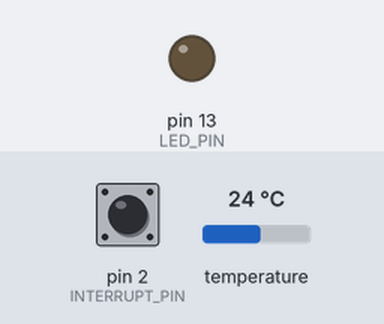
Recording of a sketch running on a simulated Arduino Uno, built with avr-gcc and run on an emulated ATmega328P. On the bench: output pins drawn as LEDs (lit = HIGH). The test bench sets the inputs (shaded band); at power-on: temperature 24 °C, pin 2 (INTERRUPT_PIN) LOW. The sensor or clock chip raises its interrupt line as the real part does; what the sketch prints to the serial monitor is not drawn.

Above: at 0.1 s.
At 1.08 s:
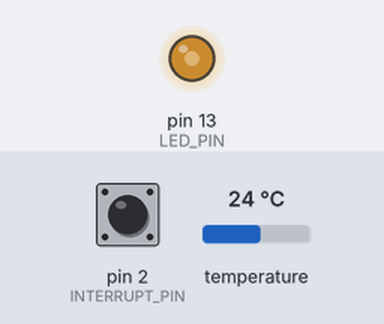
1.8 s: temperature set to 12 °C
4.8 s: temperature set to 19 °C
Timing chart, 0 to 13.8 s (numbered marks = the images above; inputs shaded):
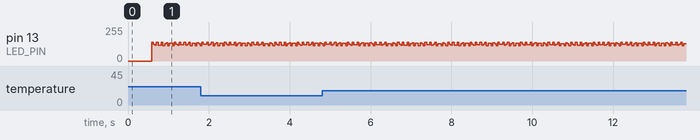

The sketch:

MPU6050.ino
```cpp
#include "I2Cdev.h"
#include "MPU6050_6Axis_MotionApps20.h"

#if I2CDEV_IMPLEMENTATION == I2CDEV_ARDUINO_WIRE
#include "Wire.h"
#endif

MPU6050 mpu;
#define INTERRUPT_PIN 2
#define LED_PIN 13
bool blinkState = false;

bool dmpReady = false;
volatile bool mpuInterrupt = false;
uint8_t mpuIntStatus;
uint8_t devStatus;
uint16_t packetSize;
uint16_t fifoCount;
uint8_t fifoBuffer[64];

Quaternion q;


uint8_t teapotPacket[28] = { '$', 0x03, 0,0, 0,0, 0,0, 0,0, 0,0, 0,0, 0,0, 0,0, 0,0, 0,0, 0,0, 0x00, 0x00, '\r', '\n' };

void dmpDataReady() {
    mpuInterrupt = true;
}

void setup() {
    #if I2CDEV_IMPLEMENTATION == I2CDEV_ARDUINO_WIRE
    Wire.begin();
    Wire.setClock(400000);
    #elif I2CDEV_IMPLEMENTATION == I2CDEV_BUILTIN_FASTWIRE
    Fastwire::setup(400, true);
    #endif

    Serial.begin(115200);
    while (!Serial);

    Serial.println(F("Initializing I2C devices..."));
    mpu.initialize();
    pinMode(INTERRUPT_PIN, INPUT);

    Serial.println(F("Testing device connections..."));
    Serial.println(mpu.testConnection() ? F("MPU6050 connection successful") : F("MPU6050 connection failed"));

    Serial.println(F("Initializing DMP..."));
    devStatus = mpu.dmpInitialize();

    mpu.setXAccelOffset(-1169);
    mpu.setYAccelOffset(744);
    mpu.setZAccelOffset(478);
    mpu.setXGyroOffset(128);
    mpu.setYGyroOffset(-41);
    mpu.setZGyroOffset(6);

    if (devStatus == 0) {
        Serial.println(F("Enabling DMP..."));
        mpu.setDMPEnabled(true);

        Serial.println(F("Enabling interrupt detection (Arduino external interrupt 0)..."));
        attachInterrupt(digitalPinToInterrupt(INTERRUPT_PIN), dmpDataReady, RISING);
        mpuIntStatus = mpu.getIntStatus();

        Serial.println(F("DMP ready! Waiting for first interrupt..."));
        dmpReady = true;
        packetSize = mpu.dmpGetFIFOPacketSize();
    } else {
        Serial.print(F("DMP Initialization failed (code "));
        Serial.print(devStatus);
        Serial.println(F(")"));
    }

    pinMode(LED_PIN, OUTPUT);
}

void loop() {
    //DMP(디지털모션프로세서)가 초기화 되어 준비되었는지 확인
    if (!dmpReady) return;


    //DMP에서 데이터를 읽어오는 동안 다른 프로그램 동작을 수행하지 않고 대기
    while (!mpuInterrupt && fifoCount < packetSize) {
        // mpuInterrupt: DMP에서 데이터가 준비되었음을 나타내는 플래그.
        // FIFO 버퍼에서 packetSize만큼의 데이터를 읽어와서 후속 코드 실행
    }

    mpuInterrupt = false;
    mpuIntStatus = mpu.getIntStatus();
    fifoCount = mpu.getFIFOCount();

    //FIFO 오버플로우 확인
    //mpuIntStatus & 0x10 : 이진수로 표현하면 00010000이고 5번 인덱스의 비트가 1임-> 오버플로 상태 비트
    //fifoCount == 1024 : FIFO 버퍼에 저장된 데이터의 수 -> 버퍼가 가득찼는지
    if ((mpuIntStatus & 0x10) || fifoCount == 1024) {
        mpu.resetFIFO();
        Serial.println(F("FIFO overflow!"));

    //mpuIntStatus & 0x02 : 00000010 로 표현되며 2번째 비트가 활성 -> DMP 데이터가 준비됨
    } else if (mpuIntStatus & 0x02) {


        //DMP 패킷 하나의 크기만큼의 데이터가 충분히 쌓일 때까지 대기하는 역할
        //fifoCount는 현재 FIFO 버퍼에 저장된 데이터의 수를 나타내고
        //packetSize는 기대되는 DMP(Digital Motion Processor) 패킷의 크기
        while (fifoCount < packetSize) fifoCount = mpu.getFIFOCount();

        // FIFO 버퍼에서 packetSize만큼의 바이트를 읽어와서 fifoBuffer 배열에 저장
        mpu.getFIFOBytes(fifoBuffer, packetSize);

        teapotPacket[2] = fifoBuffer[0];
        teapotPacket[3] = fifoBuffer[1];
        teapotPacket[4] = fifoBuffer[4];
        teapotPacket[5] = fifoBuffer[5];
        teapotPacket[6] = fifoBuffer[8];
        teapotPacket[7] = fifoBuffer[9];
        teapotPacket[8] = fifoBuffer[12];
        teapotPacket[9] = fifoBuffer[13];
        teapotPacket[10] = fifoBuffer[16];
        teapotPacket[11] = fifoBuffer[17];
        teapotPacket[12] = fifoBuffer[20];
        teapotPacket[13] = fifoBuffer[21];
        teapotPacket[14] = fifoBuffer[24];
        teapotPacket[15] = fifoBuffer[25];
        teapotPacket[16] = fifoBuffer[28];
        teapotPacket[17] = fifoBuffer[29];
        teapotPacket[18] = fifoBuffer[32];
        teapotPacket[19] = fifoBuffer[33];
        teapotPacket[20] = fifoBuffer[36];
        teapotPacket[21] = fifoBuffer[37];
        int16_t temperature = mpu.getTemperature();
        teapotPacket[22] = temperature >> 8;
        teapotPacket[23] = temperature & 0xFF;
        Serial.write(teapotPacket, 28);
        teapotPacket[25]++;
        blinkState = !blinkState;
        digitalWrite(LED_PIN, blinkState);
    }
}
```
